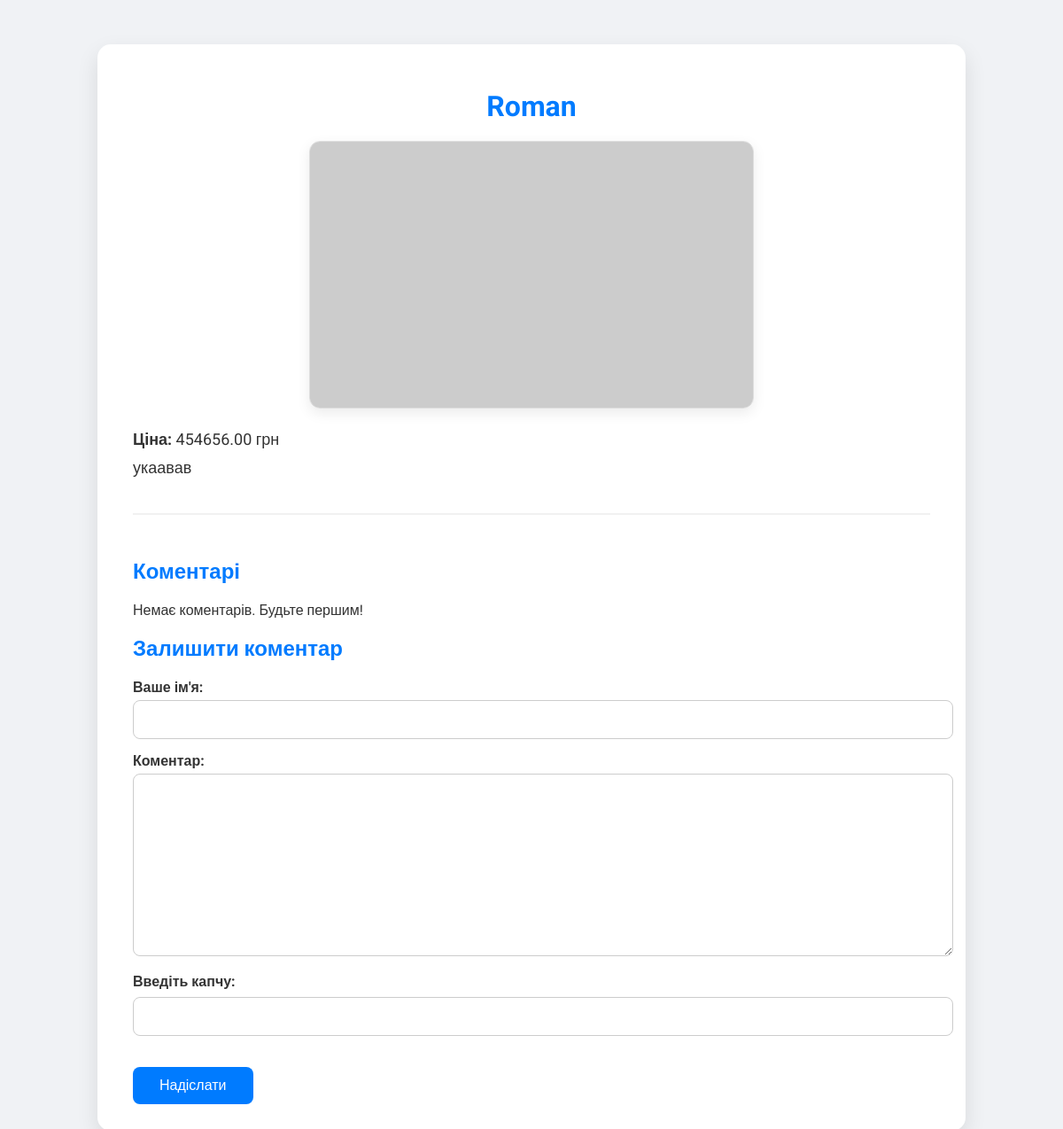
The page /market/product/2/ on the database its author committed.
### Market/models.py (models this page shows, shortened)
class Product(models.Model):
    SECTION_CHOICES = [
        ('Піца', 'Піца'),
        ('Суші', 'Суші'),
        ('Салати', 'Салати'),
        ('Напої', 'Напої'),
        ('Десерти', 'Десерти'),
    ]
    name = models.CharField(max_length=255)
    price = models.DecimalField(max_digits=8, decimal_places=2)
    description = models.TextField()
    image = models.ImageField(upload_to='products/')
    section = models.CharField(max_length=20, choices=SECTION_CHOICES, default='pizza')  # <-- додано

### Market/views.py (the view, shortened to what this page needs)
# urls.py: path('product/<int:product_id>/', views.product_detail, name='product_detail'),
def product_detail(request, product_id):
    product = get_object_or_404(Product, id=product_id)
    comments = product.comments.order_by('-created_at')
    form = CommentForm()
    captcha_error = False
    comment_success = request.session.pop('comment_success', False)
    return render(request, 'Market/product_detail.html', {
        'product': product,
        'comments': comments,
        'form': form,
        'comment_success': comment_success,
        'captcha_error': captcha_error,
    })

### Market/forms.py
class CommentForm(forms.ModelForm):
    captcha = CaptchaField()
    class Meta:
        model = Comment
        fields = ['name', 'text', 'captcha']
        labels = {
            'name': "Ім'я",
            'text': 'Коментар'
        }

### Market/templates/Market/product_detail.html (shortened to what this page needs)
{% load static %}
<!DOCTYPE html>
<html lang="uk">
<head>
</head>
<body>
<div class="container">
    <h1>{{ product.name }}</h1>
    <div class="product-image">
        {% if product.image %}
            <img src="{{ product.image.url }}" alt="{{ product.name }}">
        {% else %}
            <img src="https://via.placeholder.com/500x300?text=No+Image" alt="No image">
        {% endif %}
    </div>
    <div class="product-description">
        <p><strong>Ціна:</strong> {{ product.price }} грн</p>
        <p>{{ product.description }}</p>
    </div>
    <div class="comments">
        <h2>Коментарі</h2>
        {% for comment in comments %}
            <div class="comment">
                <h4>{{ comment.name }}</h4>
                <div class="time" data-utc="{{ comment.created_at|date:'c' }}">🕒 ...</div>
                <p>{{ comment.text }}</p>
            </div>
        {% empty %}
            <p>Немає коментарів. Будьте першим!</p>
        {% endfor %}
    </div>
    <div class="comment-form">
        <h2>Залишити коментар</h2>
        <form method="post">
            <label for="{{ form.name.id_for_label }}">Ваше ім'я:</label>
            {{ form.name }}
            <label for="{{ form.text.id_for_label }}">Коментар:</label>
            {{ form.text }}
            <div class="captcha">
                <label for="{{ form.captcha.id_for_label }}">Введіть капчу:</label>
                {{ form.captcha }}
            </div>
            <button type="submit">Надіслати</button>
        </form>
    </div>
</div>
</body>
</html>

### Market/templates/Market/product_detail.html (style rules this page uses)
body { font-family: 'Roboto', sans-serif; background: #f0f2f5; margin: 0; padding: 0; color: #333; }
.container { max-width: 900px; margin: 50px auto; background: #fff; padding: 30px 40px; border-radius: 15px; box-shadow: 0 10px 25px rgba(0,0,0,0.1); animation: fadeIn 0.6s ease-in; }
h1 { text-align: center; color: #007bff; margin-bottom: 20px; }
.product-image { text-align: center; margin-bottom: 20px; }
.product-image img { max-width: 100%; height: auto; border-radius: 12px; border: 1px solid #ddd; box-shadow: 0 5px 15px rgba(0,0,0,0.08); }
.product-description { font-size: 18px; margin-bottom: 40px; }
.product-description p { margin: 10px 0; }
.comments { border-top: 2px solid #f1f1f1; padding-top: 30px; }
.comments h2, .comment-form h2 { color: #007bff; margin-bottom: 20px; text-align: left; }
.comment-form form { margin-top: 10px; }
.comment-form input[type="text"], .comment-form textarea { width: 100%; padding: 12px; margin-bottom: 15px; border-radius: 8px; border: 1px solid #ccc; font-size: 16px; transition: border 0.3s ease; }
.comment-form label { font-weight: bold; margin-bottom: 5px; display: block; }
.captcha { margin-bottom: 20px; }
.captcha label { display: block; margin-bottom: 8px; font-weight: bold; }
button { background-color: #007bff; color: white; padding: 12px 30px; border: none; font-size: 16px; border-radius: 8px; cursor: pointer; transition: background-color 0.3s ease, transform 0.2s ease; }

### rows shown on the page
Product: name "Roman", price "454656.00", description "укаавав"
